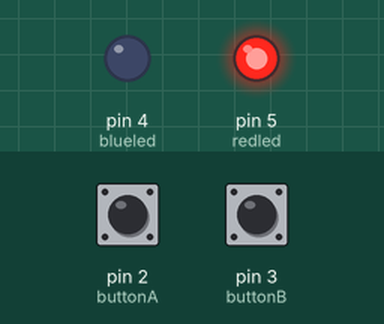
A sketch run on a simulated Arduino Uno, built with avr-gcc and run on an emulated ATmega328P. On the bench: output pins drawn as LEDs (lit = HIGH). The inputs (shaded band) are chosen by the test bench; at power-on: pin 2 (buttonA) HIGH, pin 3 (buttonB) HIGH. What the sketch prints to the serial monitor is not drawn.

Above: at 2.8 s.
2.9 s: pin 2 (buttonA) pulled LOW for 1.2 s
At 3.5 s:
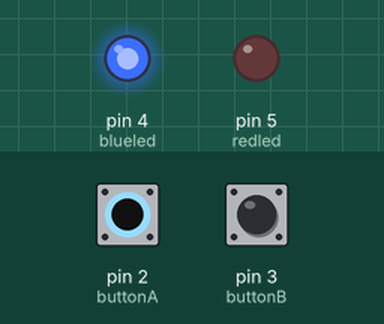
6.4 s: pin 3 (buttonB) pulled LOW for 1.2 s
At 8.5 s:
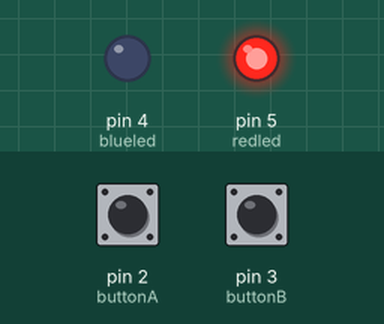
9.9 s: pin 3 (buttonB) pulled LOW for 3.2 s
At 10.8 s:
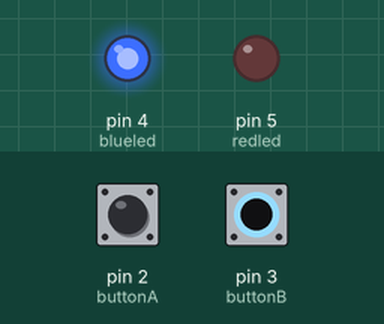
14.6 s: pin 2 (buttonA) pulled LOW for 3.2 s
At 18.6 s:
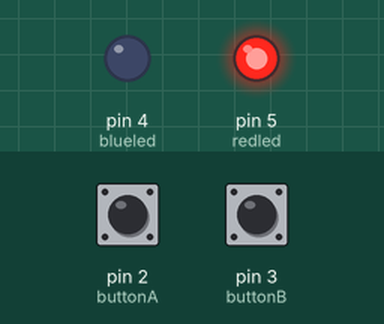
19.3 s: pin 2 (buttonA) driven LOW and pin 3 (buttonB) driven LOW
At 21.3 s:
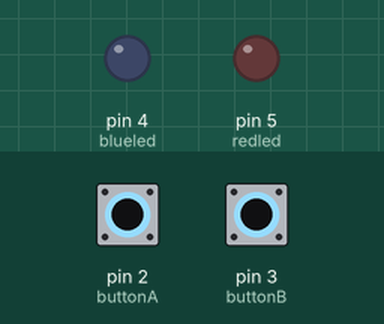
22.5 s: pin 2 (buttonA) driven HIGH
At 23.6 s:
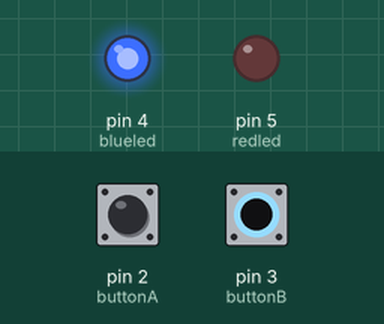
Timing chart, 0 to 25.5 s (numbered marks = the images above; inputs shaded):
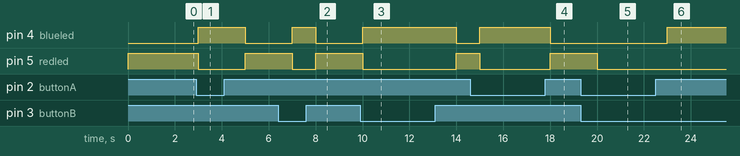

The sketch:

Vending_machine_aurd.ino
```cpp
/*
  CTC GO! CORE MODULE
  LESSON 05 - Showing messages on PC

  This sketch is written to accompany Activity 2 in Lesson 05 of the CTC GO! core module
*/

  // initialising the pins and other variables.
  int buttonA = 2;
  int buttonB = 3;
  int blueled = 4;
  int redled = 5;
  int button_stateA = 0;
  int button_stateB = 0;

  void setup()
  {
    pinMode(blueled, OUTPUT);
    pinMode(redled, OUTPUT);


    Serial.begin(9600);
    pinMode(buttonA, INPUT);
    pinMode(buttonB, INPUT);
  }


  void loop()
   {
  button_stateA = digitalRead(buttonA);
  button_stateB = digitalRead(buttonB);

  if (button_stateA == LOW & button_stateB == LOW)
    {
      Serial.print("Waiting...");
      delay(1000);
    }

   else if (button_stateA == HIGH & button_stateB == LOW)
    {
      Serial.print("Vending Soda");
      digitalWrite(blueled, HIGH);
      delay(1000);
      digitalWrite(blueled, LOW);
    }

    else if (button_stateA == LOW & button_stateB == HIGH)
      {
        Serial.print("Vending water");
        digitalWrite(blueled, HIGH);
        delay(1000);
        digitalWrite(blueled, LOW);
      }

    else if (button_stateA == HIGH & button_stateB == HIGH)
      {
        Serial.print("Product not available");
        digitalWrite(redled, HIGH);
        delay(1000);
        digitalWrite(redled, LOW);
      }
}
```

Measured:
- after the input at 2.9 s, pin 4 (blueled): LOW → HIGH after 0.10 s, → LOW 2.0 s later; pin 5 (redled): HIGH → LOW after 0.10 s, → HIGH 2.0 s later
- after the input at 6.4 s, pin 4 (blueled): LOW → HIGH after 0.60 s, → LOW 1.0 s later; pin 5 (redled): HIGH → LOW after 0.60 s, → HIGH 1.0 s later
- after the input at 9.9 s, pin 4 (blueled): LOW → HIGH after 0.10 s, → LOW 4.0 s later; pin 5 (redled): HIGH → LOW after 0.10 s, → HIGH 4.0 s later
- after the input at 14.6 s, pin 4 (blueled): LOW → HIGH after 0.40 s, → LOW 3.0 s later; pin 5 (redled): HIGH → LOW after 0.40 s, → HIGH 3.0 s later
- after the input at 19.3 s, pin 5 (redled): HIGH → LOW after 0.70 s
- after the input at 22.5 s, pin 4 (blueled): LOW → HIGH after 0.50 s
